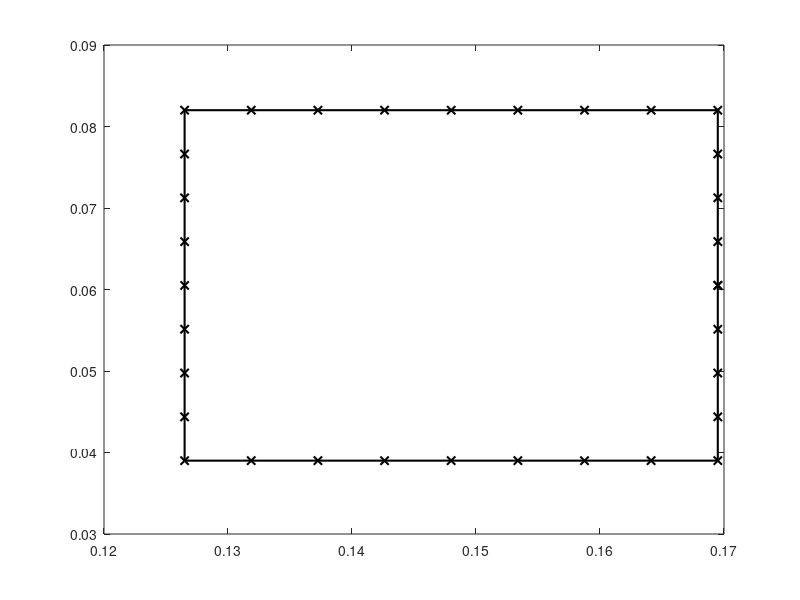

The MATLAB source for this figure: (Note: this script raises an error after producing the figure.)
% Creates the geometry for a test case of an empty ring with sqare
% cross-section. The boundaries are defined using the curve b-splines
% representation.
% The magnetic field is the one created by the asg magnet 
% Both the magnet and geometry are definde in the Final report of the 
% Development of the european gyrotron CCCGDS6 


%% Define the individual boundaries
rmin=0.039;
rmax=0.082;
zmin=0.107;
zmax=0.189;

rc=0.5*(rmin+rmax);
zc=0.5*(zmin+zmax);
zmin=zc-0.5*(rmax-rmin);
zmax=zc+0.5*(rmax-rmin);

npts=9;
geomcells={};
geomcells{1}.Z=zeros(1,4*npts-3);
geomcells{1}.R=zeros(1,4*npts-3);

geomcells{1}.Z(1)=zmax;
geomcells{1}.R(1)=rmin;

i=1;
points=linspace(0,1,npts)'*([zmin,rmin]-[zmax rmin])+[zmax rmin];
geomcells{1}.Z(i+(1:npts-1))=points(2:end,1);
geomcells{1}.R(i+(1:npts-1))=points(2:end,2);

i=i+npts-1;
points=linspace(0,1,npts)'*([zmin,rmax]-[zmin rmin])+[zmin rmin];
geomcells{1}.Z(i+(1:npts-1))=points(2:end,1);
geomcells{1}.R(i+(1:npts-1))=points(2:end,2);

i=i+npts-1;
points=linspace(0,1,npts)'*([zmax,rmax]-[zmin rmax])+[zmin rmax];
geomcells{1}.Z(i+(1:npts-1))=points(2:end,1);
geomcells{1}.R(i+(1:npts-1))=points(2:end,2);

i=i+npts-1;
points=linspace(0,1,npts)'*([zmax,rmin]-[zmax rmax])+[zmax rmax];
geomcells{1}.Z(i+(1:npts-1))=points(2:end,1);
geomcells{1}.R(i+(1:npts-1))=points(2:end,2);





    
geomcells{1}.Z=flip(geomcells{1}.Z);
geomcells{1}.R=flip(geomcells{1}.R);


geomcells{1}.Z=[geomcells{1}.Z(5:end) geomcells{1}.Z(2:5)];
geomcells{1}.R=[geomcells{1}.R(5:end) geomcells{1}.R(2:5)];
for k=1:length(geomcells)
geomcells{k}.order=3;
geomcells{k}.dim=2;
geomcells{k}.epsce=1e-9;
geomcells{k}.epsge=1e-9;
geomcells{k}.Dval=0;
geomcells{k}.name=sprintf('Electrode_%i',k);
geomcells{k}.points=[geomcells{k}.Z; geomcells{k}.R];
geomcells{k}.type=0;
geomcells{k}.periodic=0;
end

%% Plots
f=figure;
for k=1:length(geomcells)
    plothandle=plot(geomcells{k}.Z, geomcells{k}.R,'k-x','linewidth',1.5);
    hold on
    geomcells{k}.points=[geomcells{k}.Z; geomcells{k}.R];
    order=geomcells{k}.order;
    knots=linspace(0,1,length(geomcells{k}.Z)-(order-2));
    knots=augknt(knots, order);
    sizec=size(geomcells{k}.Z);
    order=length(knots)-sizec(end);
    coeffs=[geomcells{k}.Z; geomcells{k}.R];
    pp=spmak(knots,coeffs);
    s=linspace(0,1,1000);
    fittedpos=fnval(pp,s);
    plot(fittedpos(1,:),fittedpos(2,:),'x-')
end
%axis equal
%[~,cont2]=contour(Zphi,Rphi,Phi,20,'b');
%rectangle('Position',[-0.011, 0.06375, 0.032+0.011, 0.081-0.06375],'EdgeColor','magenta','Linestyle','--')

legend([plothandle],{'Gun geometry', 'Magnetic field lines'},'location','southwest')
f.PaperUnits='centimeters';
f.PaperSize=[12,8];
xlabel('z [m]')
ylabel('r [m]')


% print(f,name,'-dpdf','-fillpage')
% savefig(f,name)
% set(f, 'Color', 'w');
% export_fig(f,name,'-eps')
hold off


%% Save magnetic field and geometry to disk
save=true;
overwrite=true;
if save
    savegeomtoh5('test_square_inb.h5',geomcells,1e-2,overwrite);
end

